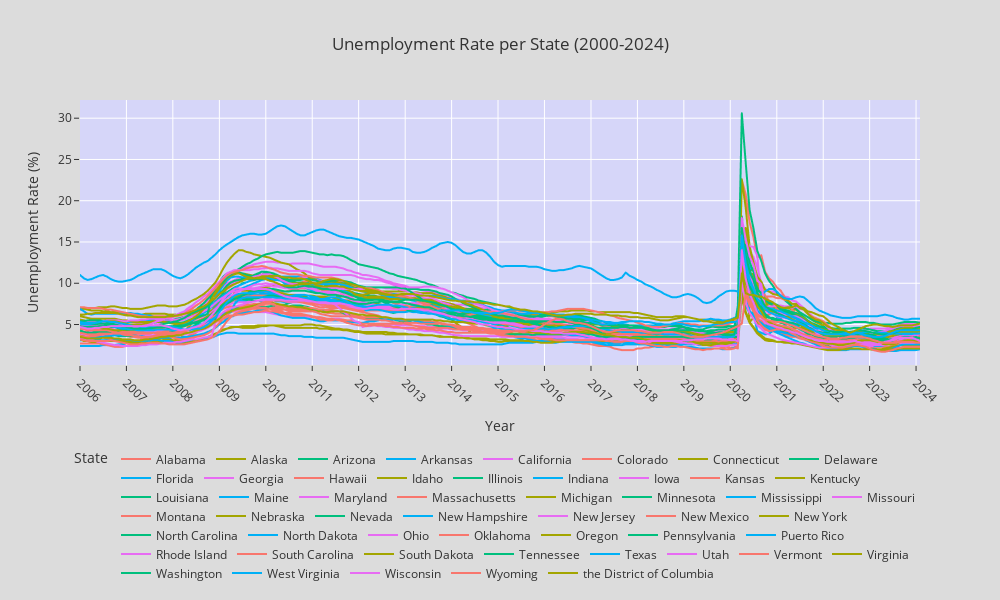

Notebook source saved alongside this figure:
### Markdown cell above
#### EVOLUTION OF UNEMPLOYMENT RATE BY STATE

### Code cell
# Plot evolution of unemployment rate per state in Plotly, starting in 2000:
df2000 = df.loc["2006-01-01"::]
fig3 = px.line(df2000, title="Unemployment Rate per State (2000-2024)",
              labels={"value": "Unemployment Rate (%)", "variable": "State", "index": "Year"},
              width=1000, height=600)

fig3.update_layout(paper_bgcolor='#DCDCDC') # set background color
fig3.update_layout(plot_bgcolor='#d6d6f9')

fig3.update_xaxes(tickangle=45,
                  tickvals=df2000.index[::12], tickmode="array") # set x-axis ticks to be every 12 months, on top

fig3.update_xaxes(dtick="M12", tickformat="%Y", ) # set x axis tick labels to be years only:

# Place legend below plot:
fig3.update_layout(legend=dict(
    orientation="h",
    #yanchor=,
    y=-.3,
    xanchor="right",
    x=1
))

fig3.show()

### Figure 1 — Plotly figure (JSON) as saved in the notebook; plotly's stock layout.template omitted (floating-point values rounded to 4 significant figures; data arrays with more than 128 entries replaced by an {"elided": "..."} marker saying what was removed)
{"data": [{"hovertemplate": "State=Alabama<br>Year=%{x}<br>Unemployment Rate (%)=%{y}<extra></extra>", "legendgroup": "Alabama", "line": {"color": "#F8766D", "dash": "solid"}, "marker": {"symbol": "circle"}, "mode": "lines", "name": "Alabama", "showlegend": true, "type": "scattergl", "x": {"elided": "218 str values"}, "xaxis": "x", "y": {"elided": "218 float values"}, "yaxis": "y"}, {"hovertemplate": "State=Alaska<br>Year=%{x}<br>Unemployment Rate (%)=%{y}<extra></extra>", "legendgroup": "Alaska", "line": {"color": "#A3A500", "dash": "solid"}, "marker": {"symbol": "circle"}, "mode": "lines", "name": "Alaska", "showlegend": true, "type": "scattergl", "x": {"elided": "218 str values"}, "xaxis": "x", "y": {"elided": "218 float values"}, "yaxis": "y"}, {"hovertemplate": "State=Arizona<br>Year=%{x}<br>Unemployment Rate (%)=%{y}<extra></extra>", "legendgroup": "Arizona", "line": {"color": "#00BF7D", "dash": "solid"}, "marker": {"symbol": "circle"}, "mode": "lines", "name": "Arizona", "showlegend": true, "type": "scattergl", "x": {"elided": "218 str values"}, "xaxis": "x", "y": {"elided": "218 float values"}, "yaxis": "y"}, {"hovertemplate": "State=Arkansas<br>Year=%{x}<br>Unemployment Rate (%)=%{y}<extra></extra>", "legendgroup": "Arkansas", "line": {"color": "#00B0F6", "dash": "solid"}, "marker": {"symbol": "circle"}, "mode": "lines", "name": "Arkansas", "showlegend": true, "type": "scattergl", "x": {"elided": "218 str values"}, "xaxis": "x", "y": {"elided": "218 float values"}, "yaxis": "y"}, {"hovertemplate": "State=California<br>Year=%{x}<br>Unemployment Rate (%)=%{y}<extra></extra>", "legendgroup": "California", "line": {"color": "#E76BF3", "dash": "solid"}, "marker": {"symbol": "circle"}, "mode": "lines", "name": "California", "showlegend": true, "type": "scattergl", "x": {"elided": "218 str values"}, "xaxis": "x", "y": {"elided": "218 float values"}, "yaxis": "y"}, {"hovertemplate": "State=Colorado<br>Year=%{x}<br>Unemployment Rate (%)=%{y}<extra></extra>", "legendgroup": "Colorado", "line": {"color": "#F8766D", "dash": "solid"}, "marker": {"symbol": "circle"}, "mode": "lines", "name": "Colorado", "showlegend": true, "type": "scattergl", "x": {"elided": "218 str values"}, "xaxis": "x", "y": {"elided": "218 float values"}, "yaxis": "y"}, {"hovertemplate": "State=Connecticut<br>Year=%{x}<br>Unemployment Rate (%)=%{y}<extra></extra>", "legendgroup": "Connecticut", "line": {"color": "#A3A500", "dash": "solid"}, "marker": {"symbol": "circle"}, "mode": "lines", "name": "Connecticut", "showlegend": true, "type": "scattergl", "x": {"elided": "218 str values"}, "xaxis": "x", "y": {"elided": "218 float values"}, "yaxis": "y"}, {"hovertemplate": "State=Delaware<br>Year=%{x}<br>Unemployment Rate (%)=%{y}<extra></extra>", "legendgroup": "Delaware", "line": {"color": "#00BF7D", "dash": "solid"}, "marker": {"symbol": "circle"}, "mode": "lines", "name": "Delaware", "showlegend": true, "type": "scattergl", "x": {"elided": "218 str values"}, "xaxis": "x", "y": {"elided": "218 float values"}, "yaxis": "y"}, {"hovertemplate": "State=Florida<br>Year=%{x}<br>Unemployment Rate (%)=%{y}<extra></extra>", "legendgroup": "Florida", "line": {"color": "#00B0F6", "dash": "solid"}, "marker": {"symbol": "circle"}, "mode": "lines", "name": "Florida", "showlegend": true, "type": "scattergl", "x": {"elided": "218 str values"}, "xaxis": "x", "y": {"elided": "218 float values"}, "yaxis": "y"}, {"hovertemplate": "State=Georgia<br>Year=%{x}<br>Unemployment Rate (%)=%{y}<extra></extra>", "legendgroup": "Georgia", "line": {"color": "#E76BF3", "dash": "solid"}, "marker": {"symbol": "circle"}, "mode": "lines", "name": "Georgia", "showlegend": true, "type": "scattergl", "x": {"elided": "218 str values"}, "xaxis": "x", "y": {"elided": "218 float values"}, "yaxis": "y"}, {"hovertemplate": "State=Hawaii<br>Year=%{x}<br>Unemployment Rate (%)=%{y}<extra></extra>", "legendgroup": "Hawaii", "line": {"color": "#F8766D", "dash": "solid"}, "marker": {"symbol": "circle"}, "mode": "lines", "name": "Hawaii", "showlegend": true, "type": "scattergl", "x": {"elided": "218 str values"}, "xaxis": "x", "y": {"elided": "218 float values"}, "yaxis": "y"}, {"hovertemplate": "State=Idaho<br>Year=%{x}<br>Unemployment Rate (%)=%{y}<extra></extra>", "legendgroup": "Idaho", "line": {"color": "#A3A500", "dash": "solid"}, "marker": {"symbol": "circle"}, "mode": "lines", "name": "Idaho", "showlegend": true, "type": "scattergl", "x": {"elided": "218 str values"}, "xaxis": "x", "y": {"elided": "218 float values"}, "yaxis": "y"}, {"hovertemplate": "State=Illinois<br>Year=%{x}<br>Unemployment Rate (%)=%{y}<extra></extra>", "legendgroup": "Illinois", "line": {"color": "#00BF7D", "dash": "solid"}, "marker": {"symbol": "circle"}, "mode": "lines", "name": "Illinois", "showlegend": true, "type": "scattergl", "x": {"elided": "218 str values"}, "xaxis": "x", "y": {"elided": "218 float values"}, "yaxis": "y"}, {"hovertemplate": "State=Indiana<br>Year=%{x}<br>Unemployment Rate (%)=%{y}<extra></extra>", "legendgroup": "Indiana", "line": {"color": "#00B0F6", "dash": "solid"}, "marker": {"symbol": "circle"}, "mode": "lines", "name": "Indiana", "showlegend": true, "type": "scattergl", "x": {"elided": "218 str values"}, "xaxis": "x", "y": {"elided": "218 float values"}, "yaxis": "y"}, {"hovertemplate": "State=Iowa<br>Year=%{x}<br>Unemployment Rate (%)=%{y}<extra></extra>", "legendgroup": "Iowa", "line": {"color": "#E76BF3", "dash": "solid"}, "marker": {"symbol": "circle"}, "mode": "lines", "name": "Iowa", "showlegend": true, "type": "scattergl", "x": {"elided": "218 str values"}, "xaxis": "x", "y": {"elided": "218 float values"}, "yaxis": "y"}, {"hovertemplate": "State=Kansas<br>Year=%{x}<br>Unemployment Rate (%)=%{y}<extra></extra>", "legendgroup": "Kansas", "line": {"color": "#F8766D", "dash": "solid"}, "marker": {"symbol": "circle"}, "mode": "lines", "name": "Kansas", "showlegend": true, "type": "scattergl", "x": {"elided": "218 str values"}, "xaxis": "x", "y": {"elided": "218 float values"}, "yaxis": "y"}, {"hovertemplate": "State=Kentucky<br>Year=%{x}<br>Unemployment Rate (%)=%{y}<extra></extra>", "legendgroup": "Kentucky", "line": {"color": "#A3A500", "dash": "solid"}, "marker": {"symbol": "circle"}, "mode": "lines", "name": "Kentucky", "showlegend": true, "type": "scattergl", "x": {"elided": "218 str values"}, "xaxis": "x", "y": {"elided": "218 float values"}, "yaxis": "y"}, {"hovertemplate": "State=Louisiana<br>Year=%{x}<br>Unemployment Rate (%)=%{y}<extra></extra>", "legendgroup": "Louisiana", "line": {"color": "#00BF7D", "dash": "solid"}, "marker": {"symbol": "circle"}, "mode": "lines", "name": "Louisiana", "showlegend": true, "type": "scattergl", "x": {"elided": "218 str values"}, "xaxis": "x", "y": {"elided": "218 float values"}, "yaxis": "y"}, {"hovertemplate": "State=Maine<br>Year=%{x}<br>Unemployment Rate (%)=%{y}<extra></extra>", "legendgroup": "Maine", "line": {"color": "#00B0F6", "dash": "solid"}, "marker": {"symbol": "circle"}, "mode": "lines", "name": "Maine", "showlegend": true, "type": "scattergl", "x": {"elided": "218 str values"}, "xaxis": "x", "y": {"elided": "218 float values"}, "yaxis": "y"}, {"hovertemplate": "State=Maryland<br>Year=%{x}<br>Unemployment Rate (%)=%{y}<extra></extra>", "legendgroup": "Maryland", "line": {"color": "#E76BF3", "dash": "solid"}, "marker": {"symbol": "circle"}, "mode": "lines", "name": "Maryland", "showlegend": true, "type": "scattergl", "x": {"elided": "218 str values"}, "xaxis": "x", "y": {"elided": "218 float values"}, "yaxis": "y"}, {"hovertemplate": "State=Massachusetts<br>Year=%{x}<br>Unemployment Rate (%)=%{y}<extra></extra>", "legendgroup": "Massachusetts", "line": {"color": "#F8766D", "dash": "solid"}, "marker": {"symbol": "circle"}, "mode": "lines", "name": "Massachusetts", "showlegend": true, "type": "scattergl", "x": {"elided": "218 str values"}, "xaxis": "x", "y": {"elided": "218 float values"}, "yaxis": "y"}, {"hovertemplate": "State=Michigan<br>Year=%{x}<br>Unemployment Rate (%)=%{y}<extra></extra>", "legendgroup": "Michigan", "line": {"color": "#A3A500", "dash": "solid"}, "marker": {"symbol": "circle"}, "mode": "lines", "name": "Michigan", "showlegend": true, "type": "scattergl", "x": {"elided": "218 str values"}, "xaxis": "x", "y": {"elided": "218 float values"}, "yaxis": "y"}, {"hovertemplate": "State=Minnesota<br>Year=%{x}<br>Unemployment Rate (%)=%{y}<extra></extra>", "legendgroup": "Minnesota", "line": {"color": "#00BF7D", "dash": "solid"}, "marker": {"symbol": "circle"}, "mode": "lines", "name": "Minnesota", "showlegend": true, "type": "scattergl", "x": {"elided": "218 str values"}, "xaxis": "x", "y": {"elided": "218 float values"}, "yaxis": "y"}, {"hovertemplate": "State=Mississippi<br>Year=%{x}<br>Unemployment Rate (%)=%{y}<extra></extra>", "legendgroup": "Mississippi", "line": {"color": "#00B0F6", "dash": "solid"}, "marker": {"symbol": "circle"}, "mode": "lines", "name": "Mississippi", "showlegend": true, "type": "scattergl", "x": {"elided": "218 str values"}, "xaxis": "x", "y": {"elided": "218 float values"}, "yaxis": "y"}, {"hovertemplate": "State=Missouri<br>Year=%{x}<br>Unemployment Rate (%)=%{y}<extra></extra>", "legendgroup": "Missouri", "line": {"color": "#E76BF3", "dash": "solid"}, "marker": {"symbol": "circle"}, "mode": "lines", "name": "Missouri", "showlegend": true, "type": "scattergl", "x": {"elided": "218 str values"}, "xaxis": "x", "y": {"elided": "218 float values"}, "yaxis": "y"}, {"hovertemplate": "State=Montana<br>Year=%{x}<br>Unemployment Rate (%)=%{y}<extra></extra>", "legendgroup": "Montana", "line": {"color": "#F8766D", "dash": "solid"}, "marker": {"symbol": "circle"}, "mode": "lines", "name": "Montana", "showlegend": true, "type": "scattergl", "x": {"elided": "218 str values"}, "xaxis": "x", "y": {"elided": "218 float values"}, "yaxis": "y"}, {"hovertemplate": "State=Nebraska<br>Year=%{x}<br>Unemployment Rate (%)=%{y}<extra></extra>", "legendgroup": "Nebraska", "line": {"color": "#A3A500", "dash": "solid"}, "marker": {"symbol": "circle"}, "mode": "lines", "name": "Nebraska", "showlegend": true, "type": "scattergl", "x": {"elided": "218 str values"}, "xaxis": "x", "y": {"elided": "218 float values"}, "yaxis": "y"}, {"hovertemplate": "State=Nevada<br>Year=%{x}<br>Unemployment Rate (%)=%{y}<extra></extra>", "legendgroup": "Nevada", "line": {"color": "#00BF7D", "dash": "solid"}, "marker": {"symbol": "circle"}, "mode": "lines", "name": "Nevada", "showlegend": true, "type": "scattergl", "x": {"elided": "218 str values"}, "xaxis": "x", "y": {"elided": "218 float values"}, "yaxis": "y"}, {"hovertemplate": "State=New Hampshire<br>Year=%{x}<br>Unemployment Rate (%)=%{y}<extra></extra>", "legendgroup": "New Hampshire", "line": {"color": "#00B0F6", "dash": "solid"}, "marker": {"symbol": "circle"}, "mode": "lines", "name": "New Hampshire", "showlegend": true, "type": "scattergl", "x": {"elided": "218 str values"}, "xaxis": "x", "y": {"elided": "218 float values"}, "yaxis": "y"}, {"hovertemplate": "State=New Jersey<br>Year=%{x}<br>Unemployment Rate (%)=%{y}<extra></extra>", "legendgroup": "New Jersey", "line": {"color": "#E76BF3", "dash": "solid"}, "marker": {"symbol": "circle"}, "mode": "lines", "name": "New Jersey", "showlegend": true, "type": "scattergl", "x": {"elided": "218 str values"}, "xaxis": "x", "y": {"elided": "218 float values"}, "yaxis": "y"}, {"hovertemplate": "State=New Mexico<br>Year=%{x}<br>Unemployment Rate (%)=%{y}<extra></extra>", "legendgroup": "New Mexico", "line": {"color": "#F8766D", "dash": "solid"}, "marker": {"symbol": "circle"}, "mode": "lines", "name": "New Mexico", "showlegend": true, "type": "scattergl", "x": {"elided": "218 str values"}, "xaxis": "x", "y": {"elided": "218 float values"}, "yaxis": "y"}, {"hovertemplate": "State=New York<br>Year=%{x}<br>Unemployment Rate (%)=%{y}<extra></extra>", "legendgroup": "New York", "line": {"color": "#A3A500", "dash": "solid"}, "marker": {"symbol": "circle"}, "mode": "lines", "name": "New York", "showlegend": true, "type": "scattergl", "x": {"elided": "218 str values"}, "xaxis": "x", "y": {"elided": "218 float values"}, "yaxis": "y"}, {"hovertemplate": "State=North Carolina<br>Year=%{x}<br>Unemployment Rate (%)=%{y}<extra></extra>", "legendgroup": "North Carolina", "line": {"color": "#00BF7D", "dash": "solid"}, "marker": {"symbol": "circle"}, "mode": "lines", "name": "North Carolina", "showlegend": true, "type": "scattergl", "x": {"elided": "218 str values"}, "xaxis": "x", "y": {"elided": "218 float values"}, "yaxis": "y"}, {"hovertemplate": "State=North Dakota<br>Year=%{x}<br>Unemployment Rate (%)=%{y}<extra></extra>", "legendgroup": "North Dakota", "line": {"color": "#00B0F6", "dash": "solid"}, "marker": {"symbol": "circle"}, "mode": "lines", "name": "North Dakota", "showlegend": true, "type": "scattergl", "x": {"elided": "218 str values"}, "xaxis": "x", "y": {"elided": "218 float values"}, "yaxis": "y"}, {"hovertemplate": "State=Ohio<br>Year=%{x}<br>Unemployment Rate (%)=%{y}<extra></extra>", "legendgroup": "Ohio", "line": {"color": "#E76BF3", "dash": "solid"}, "marker": {"symbol": "circle"}, "mode": "lines", "name": "Ohio", "showlegend": true, "type": "scattergl", "x": {"elided": "218 str values"}, "xaxis": "x", "y": {"elided": "218 float values"}, "yaxis": "y"}, {"hovertemplate": "State=Oklahoma<br>Year=%{x}<br>Unemployment Rate (%)=%{y}<extra></extra>", "legendgroup": "Oklahoma", "line": {"color": "#F8766D", "dash": "solid"}, "marker": {"symbol": "circle"}, "mode": "lines", "name": "Oklahoma", "showlegend": true, "type": "scattergl", "x": {"elided": "218 str values"}, "xaxis": "x", "y": {"elided": "218 float values"}, "yaxis": "y"}, {"hovertemplate": "State=Oregon<br>Year=%{x}<br>Unemployment Rate (%)=%{y}<extra></extra>", "legendgroup": "Oregon", "line": {"color": "#A3A500", "dash": "solid"}, "marker": {"symbol": "circle"}, "mode": "lines", "name": "Oregon", "showlegend": true, "type": "scattergl", "x": {"elided": "218 str values"}, "xaxis": "x", "y": {"elided": "218 float values"}, "yaxis": "y"}, {"hovertemplate": "State=Pennsylvania<br>Year=%{x}<br>Unemployment Rate (%)=%{y}<extra></extra>", "legendgroup": "Pennsylvania", "line": {"color": "#00BF7D", "dash": "solid"}, "marker": {"symbol": "circle"}, "mode": "lines", "name": "Pennsylvania", "showlegend": true, "type": "scattergl", "x": {"elided": "218 str values"}, "xaxis": "x", "y": {"elided": "218 float values"}, "yaxis": "y"}, {"hovertemplate": "State=Puerto Rico<br>Year=%{x}<br>Unemployment Rate (%)=%{y}<extra></extra>", "legendgroup": "Puerto Rico", "line": {"color": "#00B0F6", "dash": "solid"}, "marker": {"symbol": "circle"}, "mode": "lines", "name": "Puerto Rico", "showlegend": true, "type": "scattergl", "x": {"elided": "218 str values"}, "xaxis": "x", "y": {"elided": "218 float values"}, "yaxis": "y"}, {"hovertemplate": "State=Rhode Island<br>Year=%{x}<br>Unemployment Rate (%)=%{y}<extra></extra>", "legendgroup": "Rhode Island", "line": {"color": "#E76BF3", "dash": "solid"}, "marker": {"symbol": "circle"}, "mode": "lines", "name": "Rhode Island", "showlegend": true, "type": "scattergl", "x": {"elided": "218 str values"}, "xaxis": "x", "y": {"elided": "218 float values"}, "yaxis": "y"}, {"hovertemplate": "State=South Carolina<br>Year=%{x}<br>Unemployment Rate (%)=%{y}<extra></extra>", "legendgroup": "South Carolina", "line": {"color": "#F8766D", "dash": "solid"}, "marker": {"symbol": "circle"}, "mode": "lines", "name": "South Carolina", "showlegend": true, "type": "scattergl", "x": {"elided": "218 str values"}, "xaxis": "x", "y": {"elided": "218 float values"}, "yaxis": "y"}, {"hovertemplate": "State=South Dakota<br>Year=%{x}<br>Unemployment Rate (%)=%{y}<extra></extra>", "legendgroup": "South Dakota", "line": {"color": "#A3A500", "dash": "solid"}, "marker": {"symbol": "circle"}, "mode": "lines", "name": "South Dakota", "showlegend": true, "type": "scattergl", "x": {"elided": "218 str values"}, "xaxis": "x", "y": {"elided": "218 float values"}, "yaxis": "y"}, {"hovertemplate": "State=Tennessee<br>Year=%{x}<br>Unemployment Rate (%)=%{y}<extra></extra>", "legendgroup": "Tennessee", "line": {"color": "#00BF7D", "dash": "solid"}, "marker": {"symbol": "circle"}, "mode": "lines", "name": "Tennessee", "showlegend": true, "type": "scattergl", "x": {"elided": "218 str values"}, "xaxis": "x", "y": {"elided": "218 float values"}, "yaxis": "y"}, {"hovertemplate": "State=Texas<br>Year=%{x}<br>Unemployment Rate (%)=%{y}<extra></extra>", "legendgroup": "Texas", "line": {"color": "#00B0F6", "dash": "solid"}, "marker": {"symbol": "circle"}, "mode": "lines", "name": "Texas", "showlegend": true, "type": "scattergl", "x": {"elided": "218 str values"}, "xaxis": "x", "y": {"elided": "218 float values"}, "yaxis": "y"}, {"hovertemplate": "State=Utah<br>Year=%{x}<br>Unemployment Rate (%)=%{y}<extra></extra>", "legendgroup": "Utah", "line": {"color": "#E76BF3", "dash": "solid"}, "marker": {"symbol": "circle"}, "mode": "lines", "name": "Utah", "showlegend": true, "type": "scattergl", "x": {"elided": "218 str values"}, "xaxis": "x", "y": {"elided": "218 float values"}, "yaxis": "y"}, {"hovertemplate": "State=Vermont<br>Year=%{x}<br>Unemployment Rate (%)=%{y}<extra></extra>", "legendgroup": "Vermont", "line": {"color": "#F8766D", "dash": "solid"}, "marker": {"symbol": "circle"}, "mode": "lines", "name": "Vermont", "showlegend": true, "type": "scattergl", "x": {"elided": "218 str values"}, "xaxis": "x", "y": {"elided": "218 float values"}, "yaxis": "y"}, {"hovertemplate": "State=Virginia<br>Year=%{x}<br>Unemployment Rate (%)=%{y}<extra></extra>", "legendgroup": "Virginia", "line": {"color": "#A3A500", "dash": "solid"}, "marker": {"symbol": "circle"}, "mode": "lines", "name": "Virginia", "showlegend": true, "type": "scattergl", "x": {"elided": "218 str values"}, "xaxis": "x", "y": {"elided": "218 float values"}, "yaxis": "y"}, {"hovertemplate": "State=Washington<br>Year=%{x}<br>Unemployment Rate (%)=%{y}<extra></extra>", "legendgroup": "Washington", "line": {"color": "#00BF7D", "dash": "solid"}, "marker": {"symbol": "circle"}, "mode": "lines", "name": "Washington", "showlegend": true, "type": "scattergl", "x": {"elided": "218 str values"}, "xaxis": "x", "y": {"elided": "218 float values"}, "yaxis": "y"}, {"hovertemplate": "State=West Virginia<br>Year=%{x}<br>Unemployment Rate (%)=%{y}<extra></extra>", "legendgroup": "West Virginia", "line": {"color": "#00B0F6", "dash": "solid"}, "marker": {"symbol": "circle"}, "mode": "lines", "name": "West Virginia", "showlegend": true, "type": "scattergl", "x": {"elided": "218 str values"}, "xaxis": "x", "y": {"elided": "218 float values"}, "yaxis": "y"}, {"hovertemplate": "State=Wisconsin<br>Year=%{x}<br>Unemployment Rate (%)=%{y}<extra></extra>", "legendgroup": "Wisconsin", "line": {"color": "#E76BF3", "dash": "solid"}, "marker": {"symbol": "circle"}, "mode": "lines", "name": "Wisconsin", "showlegend": true, "type": "scattergl", "x": {"elided": "218 str values"}, "xaxis": "x", "y": {"elided": "218 float values"}, "yaxis": "y"}, {"hovertemplate": "State=Wyoming<br>Year=%{x}<br>Unemployment Rate (%)=%{y}<extra></extra>", "legendgroup": "Wyoming", "line": {"color": "#F8766D", "dash": "solid"}, "marker": {"symbol": "circle"}, "mode": "lines", "name": "Wyoming", "showlegend": true, "type": "scattergl", "x": {"elided": "218 str values"}, "xaxis": "x", "y": {"elided": "218 float values"}, "yaxis": "y"}, {"hovertemplate": "State=the District of Columbia<br>Year=%{x}<br>Unemployment Rate (%)=%{y}<extra></extra>", "legendgroup": "the District of Columbia", "line": {"color": "#A3A500", "dash": "solid"}, "marker": {"symbol": "circle"}, "mode": "lines", "name": "the District of Columbia", "showlegend": true, "type": "scattergl", "x": {"elided": "218 str values"}, "xaxis": "x", "y": {"elided": "218 float values"}, "yaxis": "y"}], "layout": {"height": 600, "legend": {"orientation": "h", "title": {"text": "State"}, "tracegroupgap": 0, "x": 1, "xanchor": "right", "y": -0.3}, "paper_bgcolor": "#DCDCDC", "plot_bgcolor": "#d6d6f9", "title": {"text": "Unemployment Rate per State (2000-2024)"}, "width": 1000, "xaxis": {"anchor": "y", "domain": [0, 1], "dtick": "M12", "tickangle": 45, "tickformat": "%Y", "tickmode": "array", "tickvals": ["2006-01-01T00:00:00", "2007-01-01T00:00:00", "2008-01-01T00:00:00", "2009-01-01T00:00:00", "2010-01-01T00:00:00", "2011-01-01T00:00:00", "2012-01-01T00:00:00", "2013-01-01T00:00:00", "2014-01-01T00:00:00", "2015-01-01T00:00:00", "2016-01-01T00:00:00", "2017-01-01T00:00:00", "2018-01-01T00:00:00", "2019-01-01T00:00:00", "2020-01-01T00:00:00", "2021-01-01T00:00:00", "2022-01-01T00:00:00", "2023-01-01T00:00:00", "2024-01-01T00:00:00"], "title": {"text": "Year"}}, "yaxis": {"anchor": "x", "domain": [0, 1], "title": {"text": "Unemployment Rate (%)"}}}}
